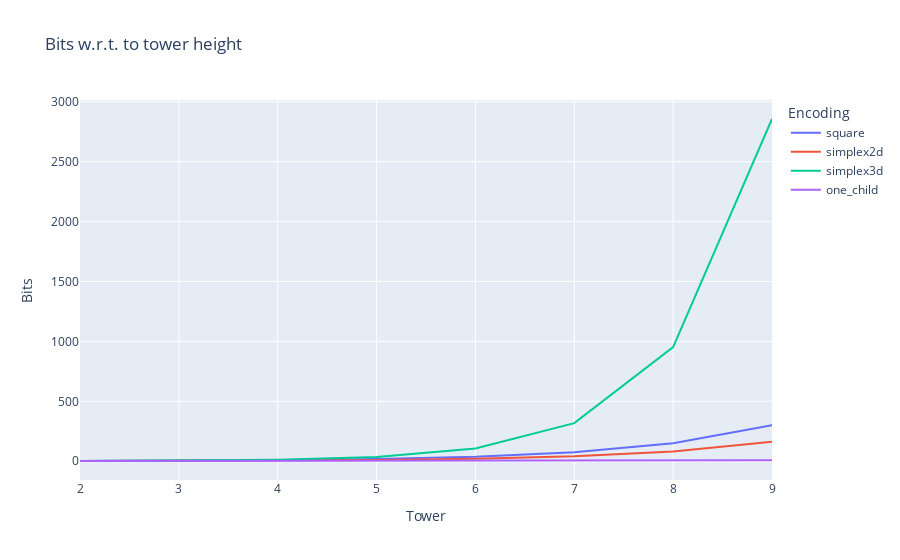

The cell this chart's notebook holds for it:
### Markdown cell above
# Tower

We now compare the encodings in the "tower" edge case, that is, a tree that just grows vertically, having a single child each time.

### Code cell
dataset = []
for encoding_name, _, ttb in ENCODINGS:
    try:
        dataset += [[encoding_name, i, len(ttb(tower(i,2)))] for i in range(2,10)]
    except:
        print(f"{encoding_name} does not support tower")
        continue

dfs = pd.DataFrame(dataset, columns=['Encoding', 'Tower', 'Bits']) 
dfs

fig = px.line(dfs, x="Tower", y="Bits", color="Encoding", 
                title=f"Bits w.r.t. to tower height")
fig.show()

### Figure 1 — Plotly figure (JSON) as saved in the notebook; plotly's stock layout.template omitted (floating-point values rounded to 4 significant figures)
{"data": [{"hovertemplate": "Encoding=square<br>Tower=%{x}<br>Bits=%{y}<extra></extra>", "legendgroup": "square", "line": {"color": "#636efa", "dash": "solid"}, "marker": {"symbol": "circle"}, "mode": "lines", "name": "square", "orientation": "v", "showlegend": true, "type": "scatter", "x": [2, 3, 4, 5, 6, 7, 8, 9], "xaxis": "x", "y": [2, 4, 9, 18, 37, 75, 150, 300], "yaxis": "y"}, {"hovertemplate": "Encoding=simplex2d<br>Tower=%{x}<br>Bits=%{y}<extra></extra>", "legendgroup": "simplex2d", "line": {"color": "#EF553B", "dash": "solid"}, "marker": {"symbol": "circle"}, "mode": "lines", "name": "simplex2d", "orientation": "v", "showlegend": true, "type": "scatter", "x": [2, 3, 4, 5, 6, 7, 8, 9], "xaxis": "x", "y": [2, 3, 6, 11, 21, 41, 82, 163], "yaxis": "y"}, {"hovertemplate": "Encoding=simplex3d<br>Tower=%{x}<br>Bits=%{y}<extra></extra>", "legendgroup": "simplex3d", "line": {"color": "#00cc96", "dash": "solid"}, "marker": {"symbol": "circle"}, "mode": "lines", "name": "simplex3d", "orientation": "v", "showlegend": true, "type": "scatter", "x": [2, 3, 4, 5, 6, 7, 8, 9], "xaxis": "x", "y": [2, 5, 13, 36, 107, 318, 953, 2856], "yaxis": "y"}, {"hovertemplate": "Encoding=one_child<br>Tower=%{x}<br>Bits=%{y}<extra></extra>", "legendgroup": "one_child", "line": {"color": "#ab63fa", "dash": "solid"}, "marker": {"symbol": "circle"}, "mode": "lines", "name": "one_child", "orientation": "v", "showlegend": true, "type": "scatter", "x": [2, 3, 4, 5, 6, 7, 8, 9], "xaxis": "x", "y": [2, 3, 4, 5, 6, 7, 8, 9], "yaxis": "y"}], "layout": {"legend": {"title": {"text": "Encoding"}, "tracegroupgap": 0}, "title": {"text": "Bits w.r.t. to tower height"}, "xaxis": {"anchor": "y", "domain": [0, 1], "title": {"text": "Tower"}}, "yaxis": {"anchor": "x", "domain": [0, 1], "title": {"text": "Bits"}}}}
